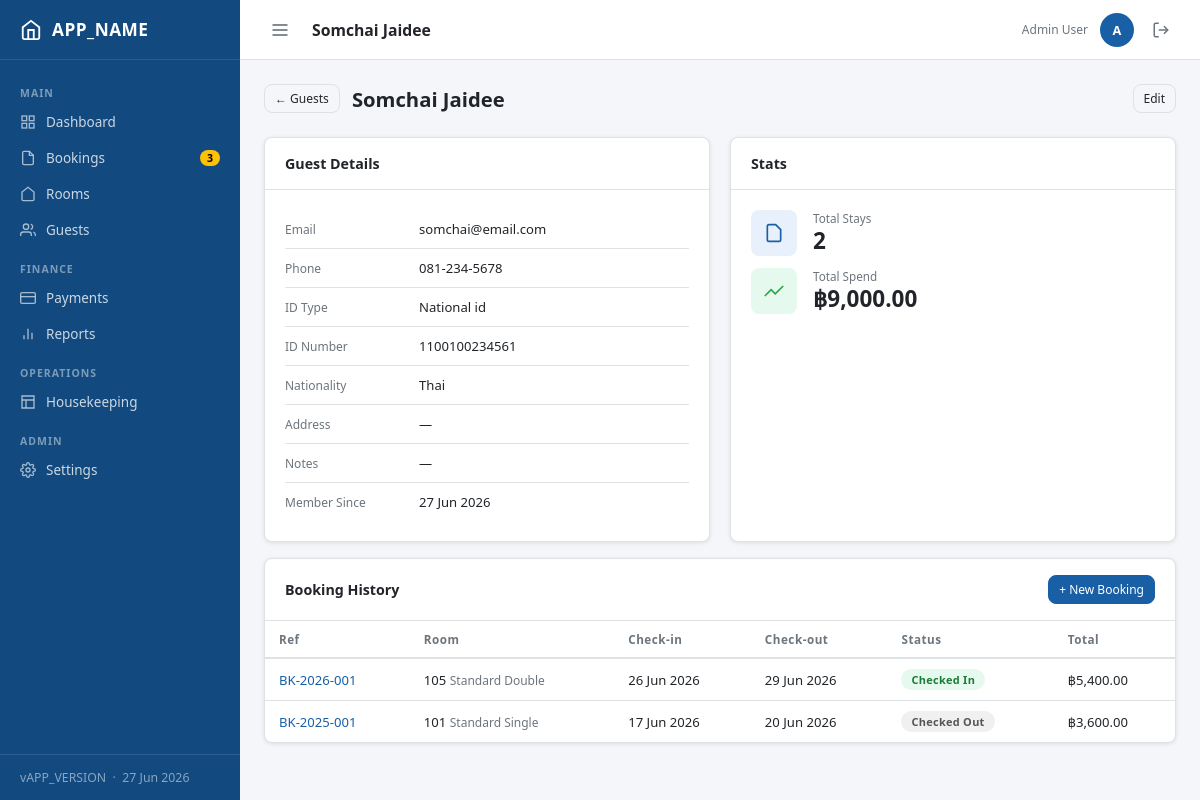
The app's page /modules/guests/view.php?id=1 (signed in) with its own data.
### tables this page shows
CREATE TABLE guests (
    id           INT UNSIGNED AUTO_INCREMENT PRIMARY KEY,
    first_name   VARCHAR(80) NOT NULL,
    last_name    VARCHAR(80) NOT NULL,
    email        VARCHAR(150) NULL,
    phone        VARCHAR(30) NULL,
    id_type      ENUM('passport','national_id','driver_license','other') NOT NULL DEFAULT 'national_id',
    id_number    VARCHAR(50) NULL,
    nationality  VARCHAR(60) NULL,
    address      TEXT NULL,
    notes        TEXT NULL,
    created_at   DATETIME NOT NULL DEFAULT CURRENT_TIMESTAMP,
    updated_at   DATETIME NOT NULL DEFAULT CURRENT_TIMESTAMP ON UPDATE CURRENT_TIMESTAMP,
    INDEX idx_email (email),
    INDEX idx_name  (last_name, first_name)
);

CREATE TABLE bookings (
    id              INT UNSIGNED AUTO_INCREMENT PRIMARY KEY,
    booking_ref     VARCHAR(12) NOT NULL UNIQUE,
    guest_id        INT UNSIGNED NOT NULL,
    room_id         INT UNSIGNED NOT NULL,
    check_in        DATE NOT NULL,
    check_out       DATE NOT NULL,
    adults          TINYINT UNSIGNED NOT NULL DEFAULT 1,
    children        TINYINT UNSIGNED NOT NULL DEFAULT 0,
    status          ENUM('pending','confirmed','checked_in','checked_out','cancelled','no_show') NOT NULL DEFAULT 'pending',
    room_rate       DECIMAL(10,2) NOT NULL,
    total_amount    DECIMAL(10,2) NOT NULL DEFAULT 0.00,
    special_requests TEXT NULL,
    source          ENUM('walk_in','phone','online','agent') NOT NULL DEFAULT 'walk_in',
    created_by      INT UNSIGNED NULL,
    cancelled_at    DATETIME NULL,
    cancel_reason   TEXT NULL,
    created_at      DATETIME NOT NULL DEFAULT CURRENT_TIMESTAMP,
    updated_at      DATETIME NOT NULL DEFAULT CURRENT_TIMESTAMP ON UPDATE CURRENT_TIMESTAMP,
    CONSTRAINT fk_bookings_guest   FOREIGN KEY (guest_id)    REFERENCES guests(id),
    CONSTRAINT fk_bookings_room    FOREIGN KEY (room_id)     REFERENCES rooms(id),
    CONSTRAINT fk_bookings_user    FOREIGN KEY (created_by)  REFERENCES users(id) ON DELETE SET NULL,
    INDEX idx_check_in  (check_in),
    INDEX idx_check_out (check_out),
    INDEX idx_status    (status)
);

CREATE TABLE rooms (
    id              INT UNSIGNED AUTO_INCREMENT PRIMARY KEY,
    room_number     VARCHAR(10) NOT NULL UNIQUE,
    room_type_id    INT UNSIGNED NOT NULL,
    floor           TINYINT UNSIGNED NOT NULL DEFAULT 1,
    status          ENUM('available','occupied','cleaning','maintenance','out_of_order') NOT NULL DEFAULT 'available',
    notes           TEXT NULL,
    created_at      DATETIME NOT NULL DEFAULT CURRENT_TIMESTAMP,
    updated_at      DATETIME NOT NULL DEFAULT CURRENT_TIMESTAMP ON UPDATE CURRENT_TIMESTAMP,
    CONSTRAINT fk_rooms_type FOREIGN KEY (room_type_id) REFERENCES room_types(id)
);

CREATE TABLE room_types (
    id              INT UNSIGNED AUTO_INCREMENT PRIMARY KEY,
    name            VARCHAR(80) NOT NULL,
    description     TEXT NULL,
    base_price      DECIMAL(10,2) NOT NULL DEFAULT 0.00,
    max_occupancy   TINYINT UNSIGNED NOT NULL DEFAULT 2,
    amenities       JSON NULL,
    created_at      DATETIME NOT NULL DEFAULT CURRENT_TIMESTAMP
);

### core/Database.php (called while the page is built, shortened)
<?php
class Database {
    private static ?PDO $instance = null;
    public static function getInstance(): PDO {
        if (self::$instance === null) {
            $dsn = sprintf('mysql:host=%s;dbname=%s;charset=%s', DB_HOST, DB_NAME, DB_CHARSET);
            self::$instance = new PDO($dsn, DB_USER, DB_PASS, [
                PDO::ATTR_ERRMODE            => PDO::ERRMODE_EXCEPTION,
                PDO::ATTR_DEFAULT_FETCH_MODE => PDO::FETCH_ASSOC,
                PDO::ATTR_EMULATE_PREPARES   => false,
            ]);
        }
        return self::$instance;
    }
    public static function query(string $sql, array $params = []): array {
        $stmt = self::getInstance()->prepare($sql);
        $stmt->execute($params);
        return $stmt->fetchAll();
    }
    public static function queryOne(string $sql, array $params = []): ?array {
        $rows = self::query($sql, $params);
        return $rows[0] ?? null;
    }
}

### modules/guests/view.php (the view, shortened to what this page needs)
<?php
$id = (int)($_GET['id'] ?? 0);
$guest = Database::queryOne("SELECT * FROM guests WHERE id=?", [$id]);
require_once __DIR__ . '/../../includes/header.php';
$bookings = Database::query("
    SELECT b.*, r.room_number, rt.name AS room_type
    FROM bookings b
    JOIN rooms r ON r.id=b.room_id JOIN room_types rt ON rt.id=r.room_type_id
    WHERE b.guest_id=? ORDER BY b.check_in DESC", [$id]);
$totalSpend = Database::queryOne("
    SELECT COALESCE(SUM(p.amount),0) total FROM payments p
    JOIN bookings b ON b.id=p.booking_id WHERE b.guest_id=? AND p.status='completed'", [$id])['total'] ?? 0;
?>
<div class="page-header">
  <a href="./" class="btn btn-ghost btn-sm">← Guests</a>
  <h1><?= e($guest['first_name'].' '.$guest['last_name']) ?></h1>
  <a href="edit.php?id=<?= $id ?>" class="btn btn-ghost btn-sm ml-auto">Edit</a>
</div>
<div class="grid-2">
  <div class="card">
    <div class="card-header"><span class="card-title">Guest Details</span></div>
    <div class="card-body">
      <table class="w-100" style="border:none">
        <?php $rows = [
          'Email'=>$guest['email']??'—','Phone'=>$guest['phone']??'—',
          'ID Type'=>ucfirst(str_replace('_',' ',$guest['id_type']??'')),
          'ID Number'=>$guest['id_number']??'—','Nationality'=>$guest['nationality']??'—',
          'Address'=>$guest['address']??'—','Notes'=>$guest['notes']??'—',
          'Member Since'=>formatDate($guest['created_at']),
        ];
        foreach ($rows as $label => $val): ?>
          <tr><td class="text-muted text-sm" style="width:120px;padding:5px 0"><?= $label ?></td><td><?= e($val) ?></td></tr>
        <?php endforeach; ?>
      </table>
    </div>
  </div>
  <div class="card">
    <div class="card-header"><span class="card-title">Stats</span></div>
    <div class="card-body">
      <div class="stat-card" style="border:none;padding:0;box-shadow:none;margin-bottom:12px">
        <div class="stat-icon blue"><svg width="20" height="20" viewBox="0 0 24 24" fill="none" stroke="currentColor" stroke-width="2"><path d="M14 2H6a2 2 0 0 0-2 2v16a2 2 0 0 0 2 2h12a2 2 0 0 0 2-2V8z"/></svg></div>
        <div><div class="stat-label">Total Stays</div><div class="stat-value"><?= count($bookings) ?></div></div>
      </div>
      <div class="stat-card" style="border:none;padding:0;box-shadow:none">
        <div class="stat-icon green"><svg width="20" height="20" viewBox="0 0 24 24" fill="none" stroke="currentColor" stroke-width="2"><polyline points="23 6 13.5 15.5 8.5 10.5 1 18"/></svg></div>
        <div><div class="stat-label">Total Spend</div><div class="stat-value"><?= formatMoney((float)$totalSpend) ?></div></div>
      </div>
    </div>
  </div>
</div>
<div class="card mt-16">
  <div class="card-header">
    <span class="card-title">Booking History</span>
    <a href="<?= BASE_URL ?>/modules/bookings/create.php" class="btn btn-sm btn-primary">+ New Booking</a>
  </div>
  <div class="table-wrap">
    <table>
      <thead><tr><th>Ref</th><th>Room</th><th>Check-in</th><th>Check-out</th><th>Status</th><th>Total</th></tr></thead>
      <tbody>
      <?php if (empty($bookings)): ?>
        <tr><td colspan="6" class="text-center text-muted" style="padding:20px">No bookings yet</td></tr>
      <?php else: ?>
        <?php foreach ($bookings as $b): ?>
          <tr>
            <td><a href="<?= BASE_URL ?>/modules/bookings/view.php?id=<?= $b['id'] ?>"><?= e($b['booking_ref']) ?></a></td>
            <td><?= e($b['room_number']) ?> <span class="text-sm text-muted"><?= e($b['room_type']) ?></span></td>
            <td><?= formatDate($b['check_in']) ?></td>
            <td><?= formatDate($b['check_out']) ?></td>
            <td><?= statusBadge($b['status']) ?></td>
            <td><?= formatMoney((float)$b['total_amount']) ?></td>
          </tr>
        <?php endforeach; ?>
      <?php endif; ?>
      </tbody>
    </table>
  </div>
</div>
<?php include __DIR__ . '/../../includes/footer.php'; ?>

### core/helpers.php (shortened to what this page needs)
<?php
function e(mixed $val): string {
    return htmlspecialchars((string)$val, ENT_QUOTES | ENT_SUBSTITUTE, 'UTF-8');
}
function formatMoney(float $amount, string $symbol = '฿'): string {
    return $symbol . number_format($amount, 2);
}
function formatDate(string $date, string $format = 'd M Y'): string {
    return $date ? date($format, strtotime($date)) : '-';
}
function statusBadge(string $status): string {
    $map = [
        'pending'      => 'warning',
        'confirmed'    => 'info',
        'checked_in'   => 'success',
        'checked_out'  => 'secondary',
        'cancelled'    => 'danger',
        'no_show'      => 'dark',
        'available'    => 'success',
        'occupied'     => 'primary',
        'cleaning'     => 'warning',
        'maintenance'  => 'danger',
        'out_of_order' => 'dark',
        'completed'    => 'success',
        'refunded'     => 'secondary',
        'failed'       => 'danger',
        'in_progress'  => 'info',
        'done'         => 'success',
        'skipped'      => 'secondary',
    ];
    $color = $map[$status] ?? 'secondary';
    $label = ucwords(str_replace('_', ' ', $status));
    return "<span class=\"badge badge-{$color}\">{$label}</span>";
}

### assets/css/app.css (style rules this page uses)
:root { --primary: #185FA5; --primary-dark: #124a80; --primary-light: #e8f1fb; --success: #28a745; --warning: #ffc107; --danger: #dc3545; --info: #17a2b8; --secondary: #6c757d; --dark: #343a40; --bg: #f4f6f9; --surface: #ffffff; --border: #dee2e6; --text: #212529; --text-muted: #6c757d; --sidebar-w: 240px; --header-h: 60px; --radius: 8px; --shadow: 0 1px 4px rgba(0,0,0,.10); --shadow-md: 0 4px 12px rgba(0,0,0,.12); }
*, *::before, *::after { box-sizing: border-box; margin: 0; padding: 0; }
html { font-size: 15px; }
body { font-family: 'Segoe UI', system-ui, sans-serif; background: var(--bg); color: var(--text); min-height: 100vh; }
a { color: var(--primary); text-decoration: none; }
.nav-item svg { flex-shrink: 0; opacity: .8; }
.card { background: var(--surface); border-radius: var(--radius); box-shadow: var(--shadow); border: 1px solid var(--border); }
.card-header { padding: 16px 20px; border-bottom: 1px solid var(--border); display: flex; align-items: center; gap: 10px; }
.card-title { font-size: .95rem; font-weight: 600; flex: 1; }
.card-body { padding: 20px; }
.stat-card { background: var(--surface); border-radius: var(--radius); padding: 20px; box-shadow: var(--shadow); border: 1px solid var(--border); display: flex; align-items: flex-start; gap: 16px; }
.stat-icon { width: 46px; height: 46px; border-radius: var(--radius); display: flex; align-items: center; justify-content: center; flex-shrink: 0; }
.stat-icon.blue { background: var(--primary-light); color: var(--primary); }
.stat-icon.green { background: #e6f9ee; color: var(--success); }
.stat-label { font-size: .78rem; color: var(--text-muted); margin-bottom: 4px; }
.stat-value { font-size: 1.5rem; font-weight: 700; line-height: 1; }
.table-wrap { overflow-x: auto; }
table { width: 100%; border-collapse: collapse; font-size: .875rem; }
thead th { padding: 10px 14px; text-align: left; font-weight: 600; font-size: .78rem; letter-spacing: .5px; color: var(--text-muted); border-bottom: 2px solid var(--border); white-space: nowrap; }
tbody tr { border-bottom: 1px solid var(--border); transition: background .1s; }
tbody tr:last-child { border-bottom: none; }
td { padding: 10px 14px; vertical-align: middle; }
.badge { display: inline-block; padding: 3px 10px; border-radius: 20px; font-size: .73rem; font-weight: 600; letter-spacing: .3px; }
.badge-success { background: #e6f9ee; color: #1a7a38; }
.badge-secondary { background: #f0f0f0; color: #555; }
.btn { display: inline-flex; align-items: center; gap: 6px; padding: 8px 16px; border-radius: var(--radius); font-size: .875rem; font-weight: 500; border: 1px solid transparent; cursor: pointer; transition: background .15s, border-color .15s, box-shadow .15s; white-space: nowrap; text-decoration: none; }
.btn-sm { padding: 5px 10px; font-size: .8rem; }
.btn-primary { background: var(--primary); color: #fff; border-color: var(--primary); }
.btn-ghost { background: transparent; border-color: var(--border); color: var(--text); }
.grid-2 { display: grid; grid-template-columns: 1fr 1fr; gap: 20px; }
.page-header { display: flex; align-items: center; gap: 12px; margin-bottom: 24px; flex-wrap: wrap; }
.page-header h1 { font-size: 1.35rem; font-weight: 700; flex: 1; }
.text-muted { color: var(--text-muted) !important; }
.text-sm { font-size: .8rem; }
.ml-auto { margin-left: auto; }
.mt-16 { margin-top: 16px; }
.w-100 { width: 100%; }

### records on screen
guests: first_name+last_name "Somchai Jaidee", email "somchai@email.com", phone "081-234-5678", id_number "1100100234561", nationality "Thai"
bookings: booking_ref "BK-2026-001", room.room_number "105", room_types.name "Standard Double", check_in "26 Jun 2026", check_out "29 Jun 2026", status "Checked In", total_amount "฿5,400.00"
bookings: booking_ref "BK-2025-001", room.room_number "101", room_types.name "Standard Single", check_in "17 Jun 2026", check_out "20 Jun 2026", status "Checked Out", total_amount "฿3,600.00"

### other values on screen
APP_NAME "APP_NAME"
$label "Dashboard Bookings Rooms Guests Payments Reports Housekeeping Settings"
$badge "3"
APP_VERSION "APP_VERSION"
$pageTitle "Somchai Jaidee"
$user['name'] "Admin User"
substr($user['name'],0,1) "A"
$label "Email"
$label "Phone"
$label "ID Type"
$val "National id"
$label "ID Number"
$label "Nationality"
$label "Address"
$val "—"
